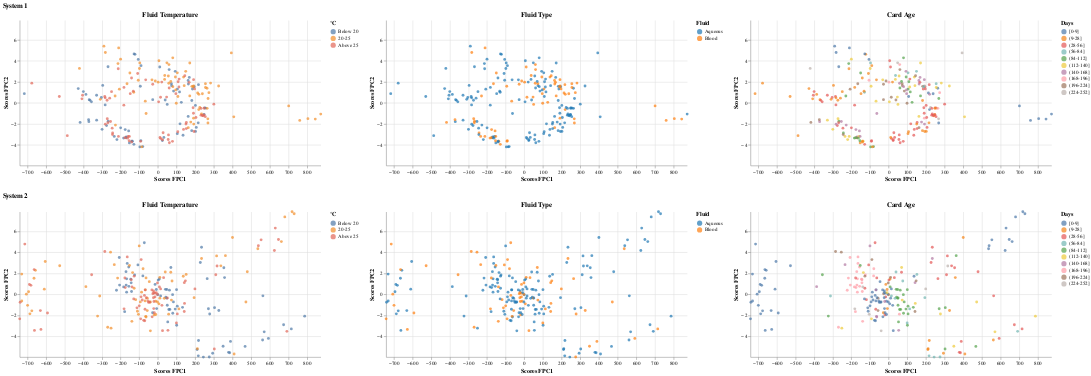

The code cell stored with this chart in its notebook:
### Markdown cell above
### System 1 versus System 2: Sensor B - Cal Window

### Code cell
pc_scores_s1_B_cal_window, pc_scores_s2_B_cal_window,fpca_s1_B_cal_window,fpca_s2_B_cal_window = fpca_two_inputs(B1_cal_window_combine_balanced.iloc[:,:-6], B2_cal_window_combine_balanced.iloc[:,:-6], color_fpc1_s1='tab:blue', color_fpc2_s1='tab:cyan', color_fpc1_s2='tab:orange', color_fpc2_s2='gold')
print("--------------------------------------------------- Bootstrap -------------------------------------------------------------------------------------------")
bc1,bc2 = bootstrap(B1_cal_window_combine_balanced, B2_cal_window_combine_balanced,"B","cal_window",features="FluidTempBin")
print("--------------------------------------------------- PCA Scores -------------------------------------------------------------------------------------------")
create_pc_scores_plots(pc_scores_s1_B_cal_window, pc_scores_s2_B_cal_window, B1_cal_window_combine_balanced, B2_cal_window_combine_balanced,features="FluidTempBin")

### Figure 1 — Vega-Lite specification as saved in the notebook (floating-point values rounded to 4 significant figures; data arrays with more than 128 entries replaced by an {"elided": "..."} marker saying what was removed)
{"config": {"view": {"continuousWidth": 300, "continuousHeight": 300, "stroke": null}}, "vconcat": [{"hconcat": [{"mark": {"type": "circle"}, "encoding": {"color": {"field": "FluidTempBin", "scale": {"domain": ["Below 20", "20-25", "Above 25"], "range": ["#4e79a7", "#f28e2b", "#e16759"]}, "sort": ["Below 20", "20-25", "Above 25"], "title": "°C", "type": "ordinal"}, "tooltip": [{"field": "TestID", "type": "quantitative"}, {"field": "PC1_Scores", "type": "quantitative"}, {"field": "PC2_Scores", "type": "quantitative"}, {"field": "FluidTempBin", "title": "Fluid Temperature", "type": "ordinal"}], "x": {"field": "PC1_Scores", "scale": {"domain": [-741.5, 873.6]}, "title": "Scores FPC1", "type": "quantitative"}, "y": {"field": "PC2_Scores", "scale": {"domain": [-5.979, 7.883]}, "title": "Scores FPC2", "type": "quantitative"}}, "height": 280, "title": "Fluid Temperature", "width": 580}, {"mark": {"type": "circle"}, "encoding": {"color": {"field": "FluidTypeBin", "scale": {"scheme": "category10"}, "title": "Fluid", "type": "nominal"}, "tooltip": [{"field": "TestID", "type": "quantitative"}, {"field": "PC1_Scores", "type": "quantitative"}, {"field": "PC2_Scores", "type": "quantitative"}, {"field": "FluidTypeBin", "title": "Fluid Type", "type": "nominal"}], "x": {"field": "PC1_Scores", "scale": {"domain": [-741.5, 873.6]}, "title": "Scores FPC1", "type": "quantitative"}, "y": {"field": "PC2_Scores", "scale": {"domain": [-5.979, 7.883]}, "title": "Scores FPC2", "type": "quantitative"}}, "height": 280, "title": "Fluid Type", "width": 580}, {"mark": {"type": "circle"}, "encoding": {"color": {"field": "CardAgeBin", "scale": {"scheme": "tableau10"}, "sort": ["[0-9]", "(9-28]", "(28-56]", "(56-84]", "(84-112]", "(112-140]", "(140-168]", "(168-196]", "(196-224]", "(224-252]"], "title": "Days", "type": "ordinal"}, "tooltip": [{"field": "TestID", "type": "quantitative"}, {"field": "PC1_Scores", "type": "quantitative"}, {"field": "PC2_Scores", "type": "quantitative"}, {"field": "CardAgeBin", "title": "Card Age", "type": "ordinal"}], "x": {"field": "PC1_Scores", "scale": {"domain": [-741.5, 873.6]}, "title": "Scores FPC1", "type": "quantitative"}, "y": {"field": "PC2_Scores", "scale": {"domain": [-5.979, 7.883]}, "title": "Scores FPC2", "type": "quantitative"}}, "height": 280, "title": "Card Age", "width": 580}], "data": {"name": "data-ac79fdf7684cb6af4d0ca39f0fd21434"}, "resolve": {"scale": {"color": "independent"}}, "title": "System 1"}, {"hconcat": [{"mark": {"type": "circle"}, "encoding": {"color": {"field": "FluidTempBin", "scale": {"domain": ["Below 20", "20-25", "Above 25"], "range": ["#4e79a7", "#f28e2b", "#e16759"]}, "sort": ["Below 20", "20-25", "Above 25"], "title": "°C", "type": "ordinal"}, "tooltip": [{"field": "TestID", "type": "quantitative"}, {"field": "PC1_Scores", "type": "quantitative"}, {"field": "PC2_Scores", "type": "quantitative"}, {"field": "FluidTempBin", "title": "Fluid Temperature", "type": "ordinal"}], "x": {"field": "PC1_Scores", "scale": {"domain": [-741.5, 873.6]}, "title": "Scores FPC1", "type": "quantitative"}, "y": {"field": "PC2_Scores", "scale": {"domain": [-5.979, 7.883]}, "title": "Scores FPC2", "type": "quantitative"}}, "height": 280, "title": "Fluid Temperature", "width": 580}, {"mark": {"type": "circle"}, "encoding": {"color": {"field": "FluidTypeBin", "scale": {"scheme": "category10"}, "title": "Fluid", "type": "nominal"}, "tooltip": [{"field": "TestID", "type": "quantitative"}, {"field": "PC1_Scores", "type": "quantitative"}, {"field": "PC2_Scores", "type": "quantitative"}, {"field": "FluidTypeBin", "title": "Fluid Type", "type": "nominal"}], "x": {"field": "PC1_Scores", "scale": {"domain": [-741.5, 873.6]}, "title": "Scores FPC1", "type": "quantitative"}, "y": {"field": "PC2_Scores", "scale": {"domain": [-5.979, 7.883]}, "title": "Scores FPC2", "type": "quantitative"}}, "height": 280, "title": "Fluid Type", "width": 580}, {"mark": {"type": "circle"}, "encoding": {"color": {"field": "CardAgeBin", "scale": {"scheme": "tableau10"}, "sort": ["[0-9]", "(9-28]", "(28-56]", "(56-84]", "(84-112]", "(112-140]", "(140-168]", "(168-196]", "(196-224]", "(224-252]"], "title": "Days", "type": "ordinal"}, "tooltip": [{"field": "TestID", "type": "quantitative"}, {"field": "PC1_Scores", "type": "quantitative"}, {"field": "PC2_Scores", "type": "quantitative"}, {"field": "CardAgeBin", "title": "Card Age", "type": "ordinal"}], "x": {"field": "PC1_Scores", "scale": {"domain": [-741.5, 873.6]}, "title": "Scores FPC1", "type": "quantitative"}, "y": {"field": "PC2_Scores", "scale": {"domain": [-5.979, 7.883]}, "title": "Scores FPC2", "type": "quantitative"}}, "height": 280, "title": "Card Age", "width": 580}], "data": {"name": "data-d2caefd6fea8903bfcd7bcd6f3e19344"}, "resolve": {"scale": {"color": "independent"}}, "title": "System 2"}], "$schema": "https://vega.github.io/schema/vega-lite/v5.8.0.json", "datasets": {"data-ac79fdf7684cb6af4d0ca39f0fd21434": {"elided": "216 records"}, "data-d2caefd6fea8903bfcd7bcd6f3e19344": {"elided": "216 records"}}}
